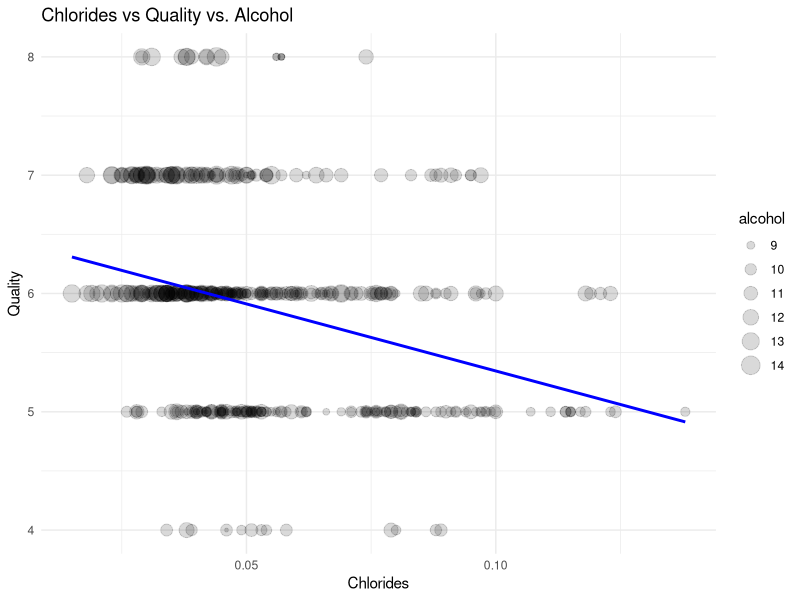

Write R code to recreate this figure. (Note: this script raises an error after producing the figure.)
#Colin.R
##########################
# Generation of 500 wines form RedWine_Dataset.xlxs
## Requires
### "RedWine_Dataset.xlxs" must exist in the current working directory
## Returns 
### redWineRandom: a sample of 500 random points of data
### randomIndexes: the corresponding random indexes form WineProperties_Red 
## Dependencies
### install.packages("readxl")          // If readxl not installed
library(readxl)

library(flextable)
library(vctrs)
library(broom)
##install.packages("flextable")
# Clean Console and Environment
rm(list = ls())
cat("\f")

#importing red wine data from excel file
WineProperties_Red <- read_excel("RedWine_DataSet.xlsx")

#Seed for random number generator using pseudo-random number generation which is sufficiently random for our purposes
set.seed(5678)

#Find indexes of the 500 random elements
randomIndexes <- sample(seq_len(nrow(WineProperties_Red)), 500, replace = FALSE)

#Get random data from random index (can choose which data to set after ",")
redWineRandom <- WineProperties_Red[randomIndexes, ]

# Chlorides and Quality linear models
library(ggplot2)


redWine <- subset(redWineRandom, chlorides < 0.15)


# Creation of linear models -- chlorides VS quality) 
QCl_lm <- lm(quality ~ chlorides + alcohol , data = redWine)

print(summary(QCl_lm))

ggplot(redWine, aes(x = chlorides, y = quality)) + 
  geom_point(aes(size = alcohol), alpha = 0.15, color = "black") +
  geom_smooth(method = "lm", se = FALSE, linetype = "solid", color = "blue") +
  labs(title = "Chlorides vs Quality vs. Alcohol", x = "Chlorides", y = "Quality") +
  theme_minimal() 
grid()

#Better table
##install.packages("flextable")
table <- as_flextable(QCl_lm)
print(table)


##########################
##End Colin.R
